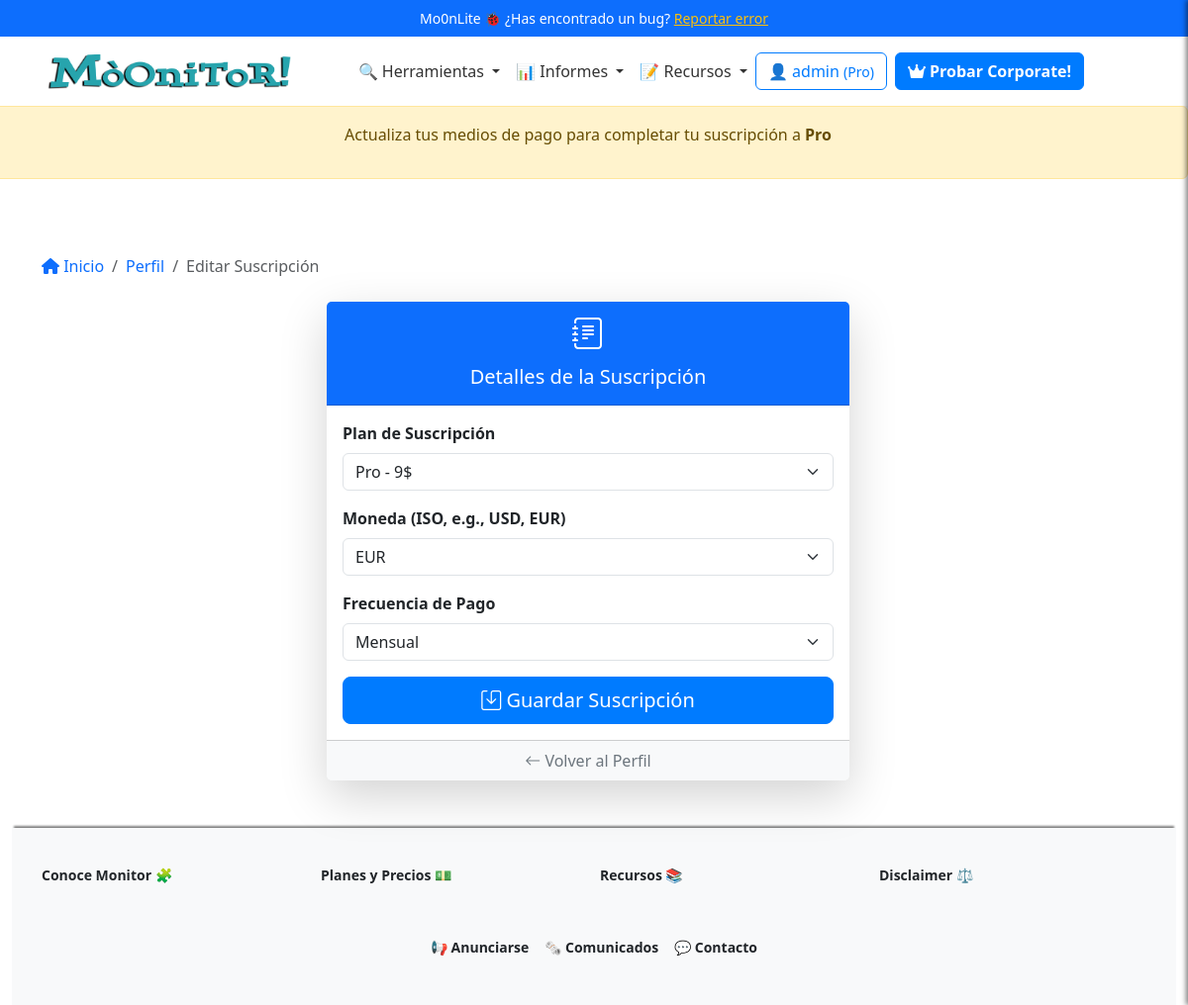
Page /profile/subscription (signed in) on the earlier database version.
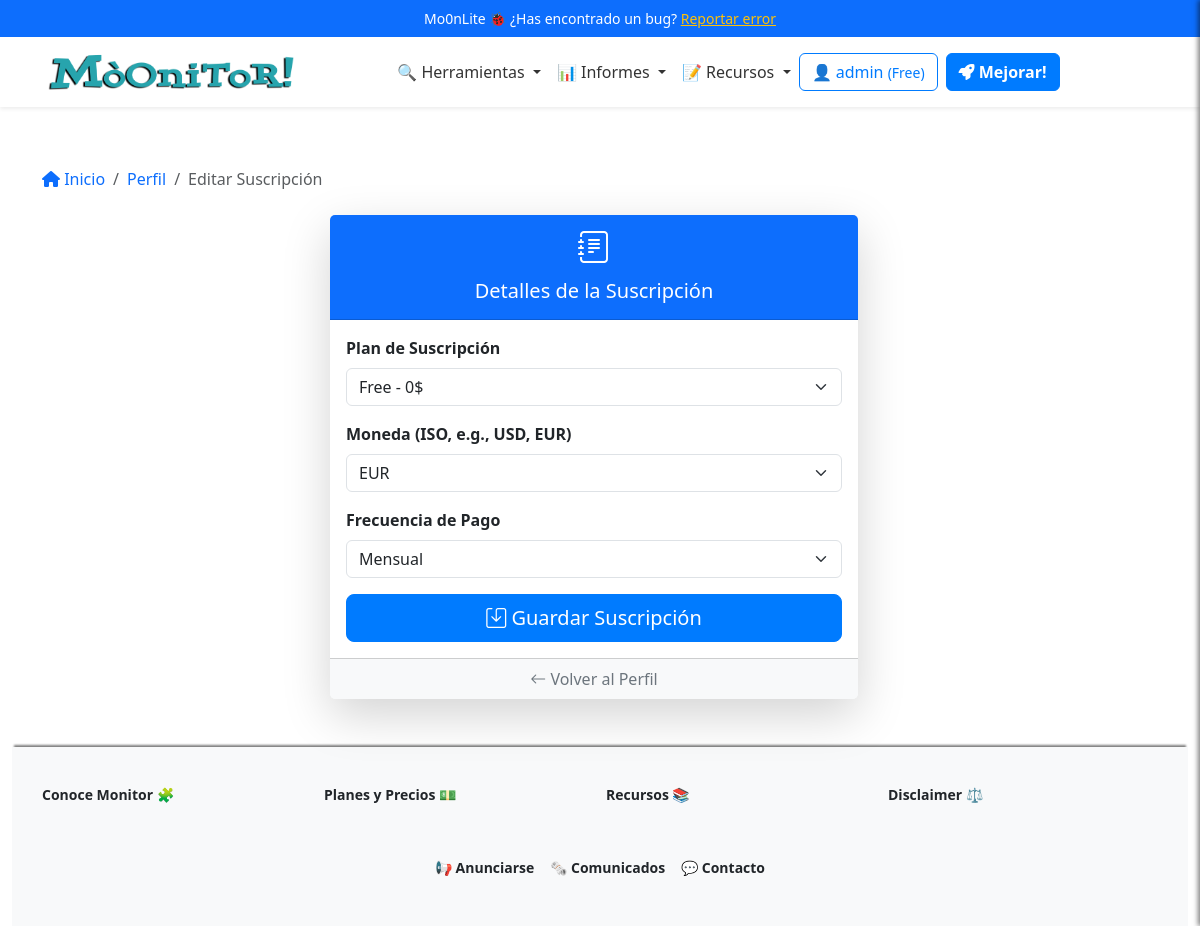
Same page on the later database version.
### app/models/user_model.py (models this page shows, shortened)
class Users(UserMixin, db.Model):
    __tablename__ = 'Users'
    id = db.Column(db.Integer, primary_key=True)
    username = db.Column(db.String(80), unique=True, nullable=False)
    email = db.Column(db.String(120), unique=True, nullable=False)
    password_hash = db.Column(db.String(255), nullable=False)
    token = db.Column(db.String(255), index=True, unique=True)
    active = db.Column(db.Boolean, default=False)
    registered_on = db.Column(db.DateTime,
                              nullable=False,
                              default=datetime.datetime.utcnow)
    config = db.Column(JSONType)
    role = db.Column(db.String(20), nullable=False, default='usuario')
    subscription_plan = db.Column(Enum('Free',
                                       'Pro',
                                       'Corporate',
                                       name='subscription_plans'),
                                  default='Free')
    subscription_currency = db.Column(
        db.String(3), default='EUR')  # ISO currency codes (e.g., USD, EUR)
    subscription_expiration = db.Column(db.DateTime, nullable=True)
    subscription_frequency = db.Column(Enum('Monthly',
                                            'Annually',
                                            name='subscription_frequency'),
                                       default='Monthly')
    primary_payment = db.Column(JSONType, nullable=True)  # IBAN, SWIFT, etc.
    secondary_payment = db.Column(JSONType, nullable=True)
    transactions = db.relationship('Transaction', backref='user', lazy=True)
    def is_subscription_active(self):
        if not self.subscription_expiration:
            return False
        return self.subscription_expiration > datetime.datetime.utcnow()

### app/controllers/user_controller.py (the view, shortened to what this page needs)
@app.route('/profile/subscription', methods=['GET', 'POST'])
@login_required
def edit_subscription():
    breadcrumbs = [{
        'url': '/profile',
        'text': 'Perfil'
    }, {
        'url': '/profile/subscription',
        'text': 'Editar Suscripción'
    }]
    user = Users.query.get(current_user.id)
    form = SubscriptionForm()
    if request.method == 'GET':
        form.subscription_plan.data = user.subscription_plan
        form.subscription_currency.data = user.subscription_currency
        form.subscription_frequency.data = user.subscription_frequency
    return render_template('user/edit_subscription.html',
                           form=form,
                           breadcrumbs=breadcrumbs)

### app/forms.py
class SubscriptionForm(FlaskForm):
    subscription_plan = SelectField('Plan de Suscripción',
                                    choices=[('Free', 'Free - 0$'),
                                             ('Pro', 'Pro - 9$'),
                                             ('Corporate', 'Corporate - 129$')
                                             ],
                                    validators=[DataRequired()])
    subscription_currency = StringField('Moneda (ISO, e.g., USD, EUR)',
                                        validators=[DataRequired()])
    subscription_frequency = SelectField('Frecuencia de Pago',
                                         choices=[('Monthly', 'Mensual'),
                                                  ('Annually', 'Anual')],
                                         validators=[DataRequired()])
    submit = SubmitField('Guardar Suscripción')

### app/__init__.py (called while the page is built)
@app.context_processor
def inject_sidebar_info():
    return dict(is_admin=current_user.is_authenticated
                and current_user.role == 'admin')

@login_manager.user_loader
def load_user(user_id):
    return Users.query.get(int(user_id))

### app/templates/user/edit_subscription.html (shortened to what this page needs)
{% extends 'base.html' %}
{% block content %}
{% include 'inc/breadcrumbs.html' %}
<div class="container mb-5">
    <div class="row justify-content-center">
        <div class="col-lg-6 col-md-8">
            <div class="card shadow-lg border-0">
                <div class="card-header bg-primary text-white text-center">
                    <i class="bi bi-journal-text" style="font-size: 2rem;"></i>
                    <h5 class="mt-2">Detalles de la Suscripción</h5>
                </div>
                <div class="card-body">
                    <form method="POST" class="needs-validation" novalidate>
                        <div class="mb-3">
                            {{ form.subscription_plan.label(class="form-label fw-bold") }}
                            {{ form.subscription_plan(class="form-select") }}
                        </div>
                        <div class="mb-3">
                            {{ form.subscription_currency.label(class="form-label fw-bold") }}
                            {{ form.subscription_currency(class="form-select") }}
                        </div>
                        <div class="mb-3">
                            {{ form.subscription_frequency.label(class="form-label fw-bold") }}
                            {{ form.subscription_frequency(class="form-select") }}
                        </div>
                        <div class="d-grid">
                            <button type="submit" class="btn btn-primary btn-lg">
                                <i class="bi bi-save"></i> Guardar Suscripción
                            </button>
                        </div>
                    </form>
                </div>
                <div class="card-footer text-center bg-light">
                    <a href="/profile" class="text-decoration-none text-secondary">
                        <i class="bi bi-arrow-left"></i> Volver al Perfil
                    </a>
                </div>
            </div>
        </div>
    </div>
</div>
{% endblock %}

### app/templates/inc/header.html
<header class="header">
  <div class="info-bar text-center py-2 bg-primary text-white">
    Mo0nLite 🐞 ¿Has encontrado un bug? <a href="#" class="text-warning text-decoration-underline">Reportar error</a>
  </div>
  {% include 'inc/navbar.html' %}
</header>
{% if current_user.is_authenticated %}
{% if not current_user.subscription_plan == 'Free' and not current_user.is_subscription_active() %}
<div class="row flash_message">
  <div class="alert alert-warning text-center" role="alert">
    <p>Actualiza tus medios de pago para completar tu suscripción a <b>{{ current_user.subscription_plan }}</b> </p>
  </div>
</div>
{% endif %}
{% endif %}

### app/templates/inc/navbar.html (shortened to what this page needs)
<nav class="navbar navbar-expand-lg navbar-light bg-white shadow-sm">
  <div class="container">
    <a class="navbar-brand mx-auto" href="{{ url_for('index') }}">
      <img src="{{ url_for('static', filename='logo.png') }}" alt="Logo" height="50"
        class="d-inline-block align-text-top">
    </a>
    <div class="collapse navbar-collapse justify-content-center" id="navbarNav">
      <ul class="navbar-nav align-items-center">
        <li class="nav-item dropdown">
          <a class="nav-link dropdown-toggle" href="#" id="domainDnsDropdown" role="button" data-bs-toggle="dropdown"
            aria-expanded="false">
            🔍 Herramientas
          </a>
        </li>
        <li class="nav-item dropdown">
          <a class="nav-link dropdown-toggle" href="#" id="domainDnsDropdown" role="button" data-bs-toggle="dropdown"
            aria-expanded="false">
            📊 Informes
          </a>
        </li>
        <li class="nav-item dropdown">
          <a class="nav-link dropdown-toggle" href="#" id="domainDnsDropdown" role="button" data-bs-toggle="dropdown"
            aria-expanded="false">
            📝 Recursos
          </a>
        </li>
      </ul>
    <div class="d-flex flex-column flex-sm-row align-items-center justify-content-center ms-0 mb-3 mt-3">
      {% if current_user.is_authenticated %}
          <a href="/dashboard" class="btn btn-outline-primary mb-2 mb-sm-0 me-sm-2">
              <span class="item-responsive">👤 {{ current_user.username }}
                  <small>({{ current_user.subscription_plan }})</small>
              </span>
          </a>
          {% if current_user.subscription_plan == "Free" %}
              <a class="btn btn-primary mb-2 mb-sm-0 me-sm-2 text-decoration-none fw-semibold" href="{{ url_for('edit_subscription') }}">
                  <i class="fa-solid fa-rocket"></i> Mejorar!
              </a>
          {% elif current_user.subscription_plan == "Pro" %}
              <a class="btn btn-primary mb-2 mb-sm-0 me-sm-2 text-decoration-none fw-semibold" href="{{ url_for('edit_subscription') }}">
                  <i class="fa-solid fa-crown"></i> Probar Corporate!
              </a>
          {% endif %}
      {% endif %}
  </div>
    </div>
  </div>
</nav>

Differences in the rows shown:
changed Users "admin": subscription_plan "Pro" → "Free"; subscription_plan "Pro - 9$" → "Free - 0$"; subscription_plan "Pro" → (not shown)
Other differences:
text no longer shown: "Probar Corporate! Actualiza tus medios de pago para completar tu suscripción a"
text now shown: "Mejorar!"
